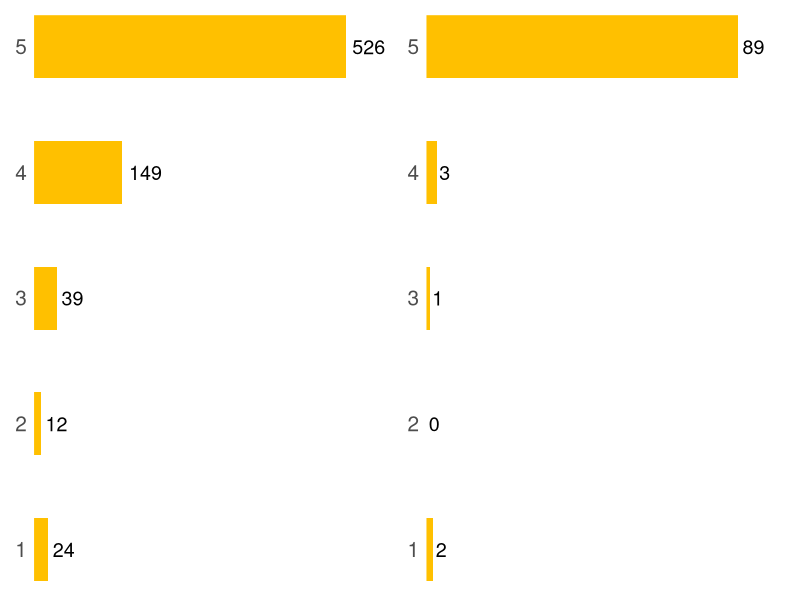

This chart was generated by the following R code:
## ---- chunk 1
#| echo: false
#| include: false

library(ggplot2)
library(patchwork)

pdf_file <- paste0(
    "https://github.com/estadisticaunr/estadistica-bayesiana/raw/pdf/trabajos_practicos/",
    paste0(sub("\\..*$", "", knitr::current_input()), ".pdf")
)
is_html <- knitr::is_html_output()
options("knitr.graphics.error" = FALSE)
captions <- list()
captions[["cafe"]] <- "El arte latte suele ser distintivo de las cafeterías de especialidad"
captions[["dirichlet"]] <- "Como los valores posibles del vector aleatorio tridimensional yacen en un plano, la distribución de probabilidad puede representarse gráficamente con facilidad "
## ---- chunk 2
#| echo: false
#| out-width: 70%
#| fig-align: center
#| fig-cap: !expr captions[["cafe"]]
if (is_html) knitr::include_graphics(file.path("imgs", "cafe.jpg"))
## ---- chunk 3
#| echo: false
#| include: false
# cantidad de califaciones para cada número de estrellas
arto <- data.frame(s = seq(5,1,-1), r = c(526, 149, 39, 12, 24))
orlan <- data.frame(s = seq(5,1,-1), r = c(89, 3, 1, 0, 2))
## ---- chunk 4
  #| warning: false
  #| echo: false
  #| include: false
  #| fig-width: 12
  #| fig-height: 5
  #| fig-align: center
  #| fig-cap: "Reviews para cada cafetería"

p1 <- 
arto |>
  ggplot(aes(x=s,y=r)) +
  geom_bar(stat = "identity", 
           fill = "#FFC000", 
           width = 0.5) +
  geom_text(aes(label=r), hjust=-0.2, color="black", size=5)+
  coord_flip() +
  theme_minimal() +
  scale_x_continuous(expand=c(0,0)) +
  scale_y_continuous(expand=c(0,0),limits = c(0,max(arto$r*1.15))) +
  theme(axis.title = element_blank(),
        axis.text.y = element_text(size=15),
        axis.text.x = element_blank(),
        panel.grid = element_blank())

p2 <- 
orlan |>
  ggplot(aes(x=s,y=r)) +
  geom_bar(stat = "identity", 
           fill = "#FFC000", 
           width = 0.5) +
  geom_text(aes(label=r), hjust=-0.2, color="black", size=5)+
  coord_flip() +
  theme_minimal() +
  scale_x_continuous(expand=c(0,0)) +
  scale_y_continuous(expand=c(0,0),limits = c(0,max(orlan$r*1.15))) +
  theme(axis.title = element_blank(),
        axis.text.y = element_text(size=15),
        axis.text.x = element_blank(),
        panel.grid = element_blank())

p1+p2
## ---- chunk 5
#| echo: false
#| out-width: 70%
#| fig-align: center
#| fig-cap: !expr captions[["dirichlet"]]
if (is_html) knitr::include_graphics(file.path("imgs", "dirichlet.jpg"))
